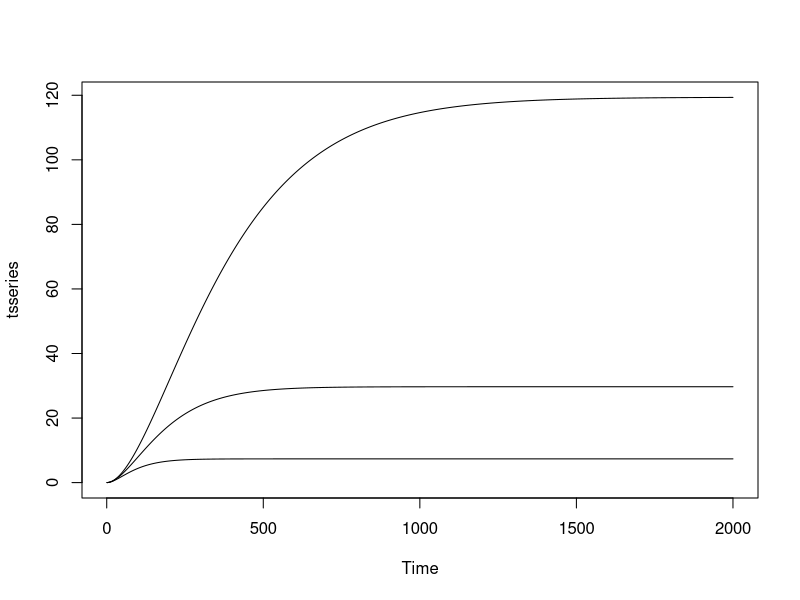

Recreate this plot in R.
library(ggplot2)
beta = 0.999
betas = c(0.98,0.99,0.995)
mua = 0.003
T = 2000
vlnA = cumsum(rep(mua,T)) #assumes first ln(A) equal to zero

seriesvalue = vector()
for(i in 1:length(betas)){
  beta = betas[i]
  vbeta = cumprod(rep(beta,T))
  seriesvalue = rbind(seriesvalue , cumsum(vbeta*vlnA))
}

tsseries = as.ts(t(seriesvalue))

plot(tsseries, plot.type="single")
